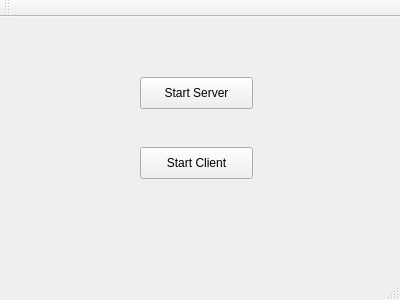
<?xml version="1.0" encoding="UTF-8"?>
<ui version="4.0">
 <class>MainWindow</class>
 <widget class="QMainWindow" name="MainWindow">
  <property name="geometry">
   <rect>
    <x>0</x>
    <y>0</y>
    <width>400</width>
    <height>300</height>
   </rect>
  </property>
  <property name="windowTitle">
   <string>MainWindow</string>
  </property>
  <widget class="QWidget" name="centralWidget">
   <widget class="QPushButton" name="serverButton">
    <property name="geometry">
     <rect>
      <x>140</x>
      <y>60</y>
      <width>113</width>
      <height>32</height>
     </rect>
    </property>
    <property name="text">
     <string>Start Server</string>
    </property>
   </widget>
   <widget class="QPushButton" name="clientButton">
    <property name="geometry">
     <rect>
      <x>140</x>
      <y>130</y>
      <width>113</width>
      <height>32</height>
     </rect>
    </property>
    <property name="text">
     <string>Start Client</string>
    </property>
   </widget>
  </widget>
  <widget class="QMenuBar" name="menuBar">
   <property name="geometry">
    <rect>
     <x>0</x>
     <y>0</y>
     <width>400</width>
     <height>22</height>
    </rect>
   </property>
  </widget>
  <widget class="QToolBar" name="mainToolBar">
   <attribute name="toolBarArea">
    <enum>TopToolBarArea</enum>
   </attribute>
   <attribute name="toolBarBreak">
    <bool>false</bool>
   </attribute>
  </widget>
  <widget class="QStatusBar" name="statusBar"/>
 </widget>
 <layoutdefault spacing="6" margin="11"/>
 <resources/>
 <connections/>
</ui>
